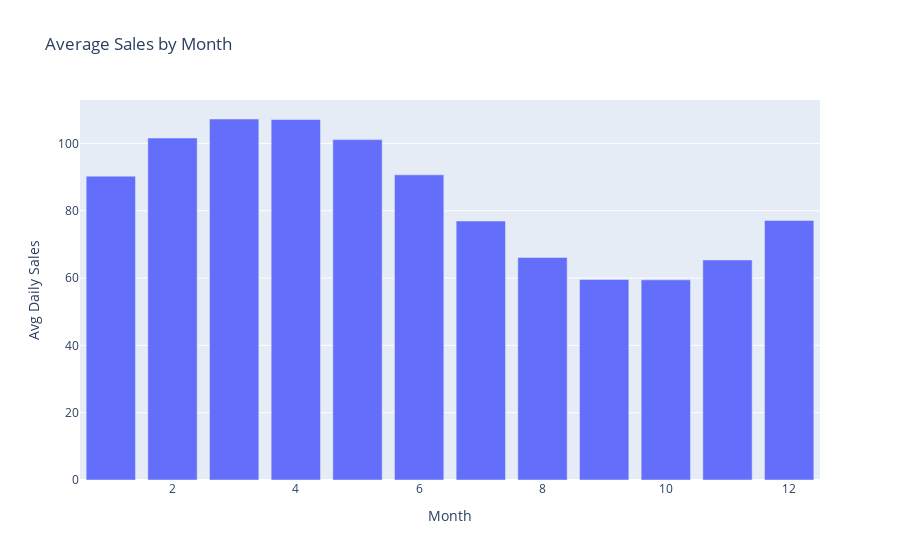

Write notebook code for a chart like this one.
### Markdown cell above
Bars above 1.0 indicate events that lift demand relative to normal days. The larger the uplift, the more critical it is to model that event type explicitly.

### Code cell
# Monthly seasonality 
month_mean = df.groupby(df[DATE_COL].dt.month)[TARGET_COL].mean().reset_index()
month_mean.columns = ['month', 'avg_sales']
fig = px.bar(month_mean, x='month', y='avg_sales', title='Average Sales by Month')
fig.update_layout(xaxis_title='Month', yaxis_title='Avg Daily Sales')
fig.show()

### Figure 1 — Plotly figure (JSON) as saved in the notebook; plotly's stock layout.template omitted (floating-point values rounded to 4 significant figures)
{"data": [{"hovertemplate": "month=%{x}<br>avg_sales=%{y}<extra></extra>", "legendgroup": "", "marker": {"color": "#636efa", "pattern": {"shape": ""}}, "name": "", "orientation": "v", "showlegend": false, "textposition": "auto", "type": "bar", "x": [1, 2, 3, 4, 5, 6, 7, 8, 9, 10, 11, 12], "xaxis": "x", "y": [90.28, 101.6, 107.3, 107.1, 101.1, 90.67, 76.94, 66.13, 59.61, 59.47, 65.37, 77.13], "yaxis": "y"}], "layout": {"barmode": "relative", "legend": {"tracegroupgap": 0}, "title": {"text": "Average Sales by Month"}, "xaxis": {"anchor": "y", "domain": [0, 1], "title": {"text": "Month"}}, "yaxis": {"anchor": "x", "domain": [0, 1], "title": {"text": "Avg Daily Sales"}}}}
